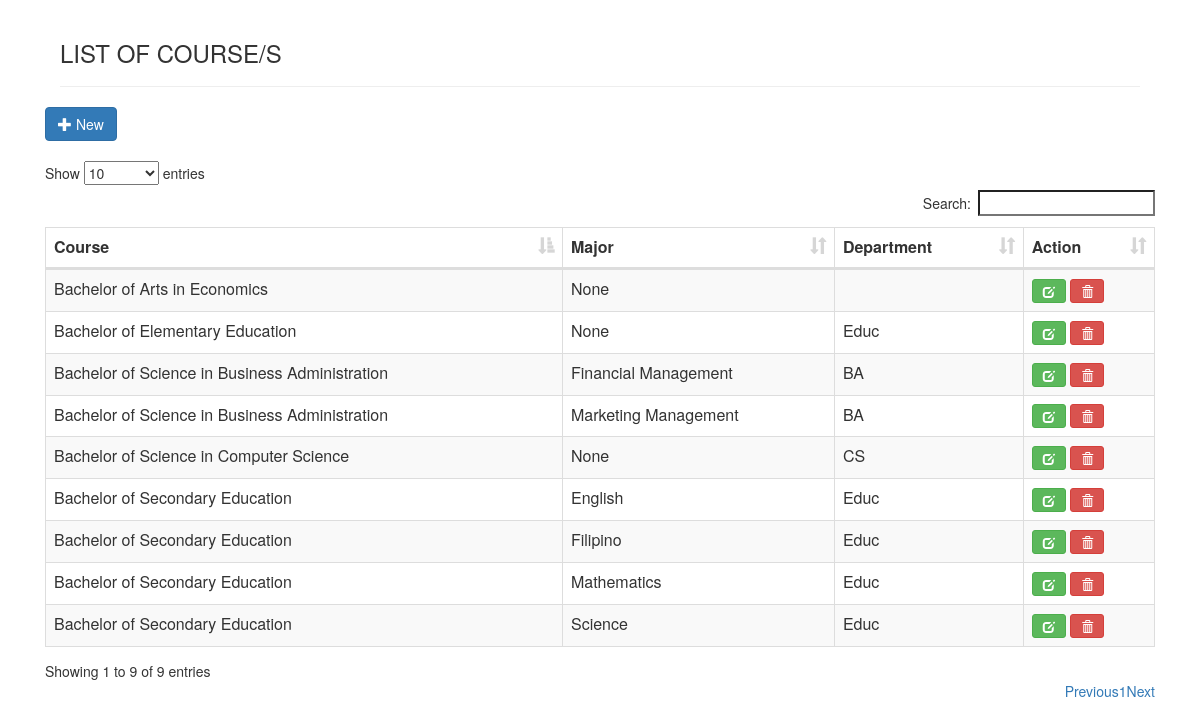
Page /admin/course/course.php (signed in) on the committed database.
### tables this page shows
CREATE TABLE `tbl_course` (
  `crse_id` int(11) NOT NULL,
  `crse_depart` varchar(255) DEFAULT NULL,
  `crse_major` varchar(255) DEFAULT NULL,
  `crse_description` varchar(255) DEFAULT NULL,
  `crse_department` varchar(255) DEFAULT NULL
);

### admin/course/course.php (the view, shortened to what this page needs)
<html>
<head>
  <link rel="stylesheet" type="text/css" href="bootstrap/css/bootstrap.min.css">
  <link rel="stylesheet" type="text/css" href="datatable/dataTable.bootstrap.min.css">
</head>
<body>
<div class="container-fluid">
  <div class="row">
    <div class="wrapp">
      <div class="row">
        <br>
      </div>
      <h3><span class="far fa-clipboard"></span> LIST OF COURSE/S </h3>
      <hr class="bg-dark border-4 border-top">
      <div class="row">
        <a href="#addnew" data-toggle="modal" class="btn btn-primary"><span class="glyphicon glyphicon-plus"></span> New</a>
      </div>
      <br>
      <div class="row">
        <table id="myTable" class="table table-bordered table-striped">
          <thead>
            <th>Course</th>
            <th>Major</th>
            <th>Department</th>
            <th>Action</th>
          </thead>
          <tbody>
            <?php
              include_once('db_conn.php');
              $sql = "SELECT * FROM tbl_course";
              $query = $conn->query($sql);
              while($rows = $query->fetch_assoc()){
                echo
                "<tr>
                  <td>".$rows['crse_description']."</td>
                  <td>".$rows['crse_major']."</td>
                  <td>".$rows['crse_department']."</td>
                  <td>
                    <a href='#edit_".$rows['crse_id']."' class='btn btn-success btn-sm' data-toggle='modal' data-placement='top' title='Send Email'><span class='glyphicon glyphicon-edit'></span></a>
                    <a href='#delete_".$rows['crse_id']."' class='btn btn-danger btn-sm' data-toggle='modal'><span class='glyphicon glyphicon-trash'></span></a>
                  </td>
                </tr>";
              }
            ?>
          </tbody>
        </table>
      </div>
    </div>
  </div>
</div>
<br>
<br>
</body>
</html>

### admin/course/course.php (style rules this page uses)
body { animation: fadeInAnimation ease 1s; animation-iteration-count: 1; animation-fill-mode: forwards; }
.wrapp { margin-left: 60px; max-width: 90%; }

### rows in the picture
tbl_course: crse_description "Bachelor of Science in Computer Science", crse_major "None", crse_department "CS"
tbl_course: crse_description "Bachelor of Science in Business Administration", crse_major "Financial Management", crse_department "BA"
tbl_course: crse_description "Bachelor of Science in Business Administration", crse_major "Marketing Management", crse_department "BA"
tbl_course: crse_description "Bachelor of Secondary Education", crse_major "English", crse_department "Educ"
tbl_course: crse_description "Bachelor of Secondary Education", crse_major "Filipino", crse_department "Educ"
tbl_course: crse_description "Bachelor of Secondary Education", crse_major "Mathematics", crse_department "Educ"
tbl_course: crse_description "Bachelor of Secondary Education", crse_major "Science", crse_department "Educ"
tbl_course: crse_description "Bachelor of Elementary Education", crse_major "None", crse_department "Educ"
tbl_course: crse_description "Bachelor of Arts in Economics", crse_major "None"
